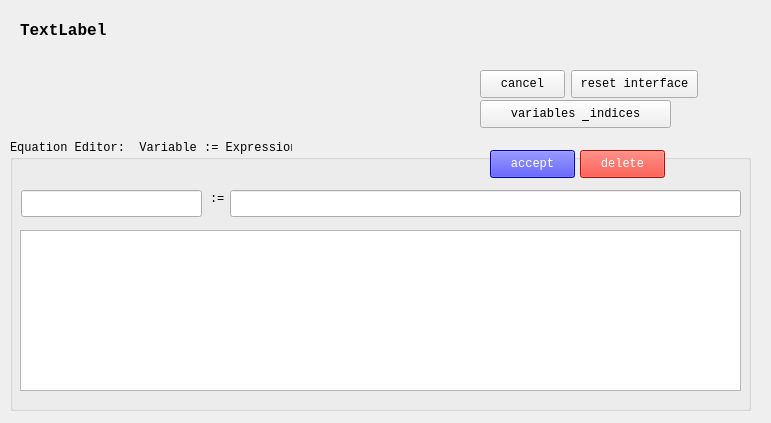
<?xml version="1.0" encoding="UTF-8"?>
<ui version="4.0">
 <class>Form</class>
 <widget class="QWidget" name="Form">
  <property name="geometry">
   <rect>
    <x>0</x>
    <y>0</y>
    <width>771</width>
    <height>423</height>
   </rect>
  </property>
  <property name="font">
   <font>
    <family>Consolas</family>
   </font>
  </property>
  <property name="windowTitle">
   <string>Form</string>
  </property>
  <property name="toolTip">
   <string/>
  </property>
  <widget class="QGroupBox" name="groupEquationEditor">
   <property name="geometry">
    <rect>
     <x>10</x>
     <y>140</y>
     <width>741</width>
     <height>271</height>
    </rect>
   </property>
   <property name="toolTip">
    <string>Equation editor</string>
   </property>
   <property name="title">
    <string>Equation Editor:  Variable := Expression</string>
   </property>
   <widget class="QLineEdit" name="lineNewVariable">
    <property name="geometry">
     <rect>
      <x>11</x>
      <y>50</y>
      <width>181</width>
      <height>27</height>
     </rect>
    </property>
    <property name="toolTip">
     <string>variable field</string>
    </property>
   </widget>
   <widget class="QLabel" name="label">
    <property name="geometry">
     <rect>
      <x>200</x>
      <y>50</y>
      <width>16</width>
      <height>17</height>
     </rect>
    </property>
    <property name="text">
     <string>:=</string>
    </property>
   </widget>
   <widget class="QLineEdit" name="lineExpression">
    <property name="geometry">
     <rect>
      <x>220</x>
      <y>50</y>
      <width>511</width>
      <height>27</height>
     </rect>
    </property>
    <property name="font">
     <font>
      <family>Consolas</family>
     </font>
    </property>
    <property name="toolTip">
     <string>equation editor field -- press return when finished</string>
    </property>
   </widget>
   <widget class="QPushButton" name="pushAccept">
    <property name="geometry">
     <rect>
      <x>480</x>
      <y>10</y>
      <width>85</width>
      <height>28</height>
     </rect>
    </property>
    <property name="minimumSize">
     <size>
      <width>85</width>
      <height>0</height>
     </size>
    </property>
    <property name="maximumSize">
     <size>
      <width>85</width>
      <height>16777215</height>
     </size>
    </property>
    <property name="toolTip">
     <string>puts things in place and closes equation editor</string>
    </property>
    <property name="styleSheet">
     <string notr="true">background-color: rgb(0, 0, 255);
color :rgb(255, 255, 255)</string>
    </property>
    <property name="text">
     <string>accept</string>
    </property>
   </widget>
   <widget class="QPushButton" name="pushDeleteEquation">
    <property name="geometry">
     <rect>
      <x>570</x>
      <y>10</y>
      <width>85</width>
      <height>28</height>
     </rect>
    </property>
    <property name="minimumSize">
     <size>
      <width>85</width>
      <height>0</height>
     </size>
    </property>
    <property name="maximumSize">
     <size>
      <width>85</width>
      <height>16777215</height>
     </size>
    </property>
    <property name="styleSheet">
     <string notr="true">background-color: rgb(255, 17, 0);
color:rgb(255, 255, 255)</string>
    </property>
    <property name="text">
     <string>delete</string>
    </property>
   </widget>
   <widget class="QTextBrowser" name="textBrowser">
    <property name="geometry">
     <rect>
      <x>10</x>
      <y>90</y>
      <width>721</width>
      <height>161</height>
     </rect>
    </property>
   </widget>
  </widget>
  <widget class="QLabel" name="labelQuestion">
   <property name="geometry">
    <rect>
     <x>1080</x>
     <y>-470</y>
     <width>41</width>
     <height>41</height>
    </rect>
   </property>
   <property name="font">
    <font>
     <pointsize>20</pointsize>
    </font>
   </property>
   <property name="toolTip">
    <string>Variable equation editor
Generates new variables and equations
Resulting bipartite graph (variable|equation) must be complete before ontology can be used
predefined variables: t, dt, t0</string>
   </property>
   <property name="autoFillBackground">
    <bool>false</bool>
   </property>
   <property name="styleSheet">
    <string notr="true">background-color: rgb(255, 17, 0);</string>
   </property>
   <property name="text">
    <string>?</string>
   </property>
   <property name="alignment">
    <set>Qt::AlignCenter</set>
   </property>
  </widget>
  <widget class="QLabel" name="labelNetwork">
   <property name="geometry">
    <rect>
     <x>20</x>
     <y>10</y>
     <width>741</width>
     <height>41</height>
    </rect>
   </property>
   <property name="font">
    <font>
     <pointsize>12</pointsize>
     <weight>75</weight>
     <bold>true</bold>
    </font>
   </property>
   <property name="text">
    <string>TextLabel</string>
   </property>
  </widget>
  <widget class="QPushButton" name="pushResetInterface">
   <property name="geometry">
    <rect>
     <x>571</x>
     <y>70</y>
     <width>127</width>
     <height>28</height>
    </rect>
   </property>
   <property name="toolTip">
    <string>reset closes equation editor clears alias table</string>
   </property>
   <property name="text">
    <string>reset interface</string>
   </property>
  </widget>
  <widget class="QPushButton" name="pushCancel">
   <property name="geometry">
    <rect>
     <x>480</x>
     <y>70</y>
     <width>85</width>
     <height>28</height>
    </rect>
   </property>
   <property name="toolTip">
    <string>reset closes equation editor clears alias table</string>
   </property>
   <property name="text">
    <string>cancel</string>
   </property>
  </widget>
  <widget class="QPushButton" name="pushShowIndices">
   <property name="geometry">
    <rect>
     <x>480</x>
     <y>100</y>
     <width>191</width>
     <height>28</height>
    </rect>
   </property>
   <property name="text">
    <string>variables &amp; indices</string>
   </property>
  </widget>
  <zorder>pushResetInterface</zorder>
  <zorder>labelNetwork</zorder>
  <zorder>groupEquationEditor</zorder>
  <zorder>labelQuestion</zorder>
  <zorder>pushCancel</zorder>
  <zorder>pushShowIndices</zorder>
 </widget>
 <resources/>
 <connections/>
</ui>
